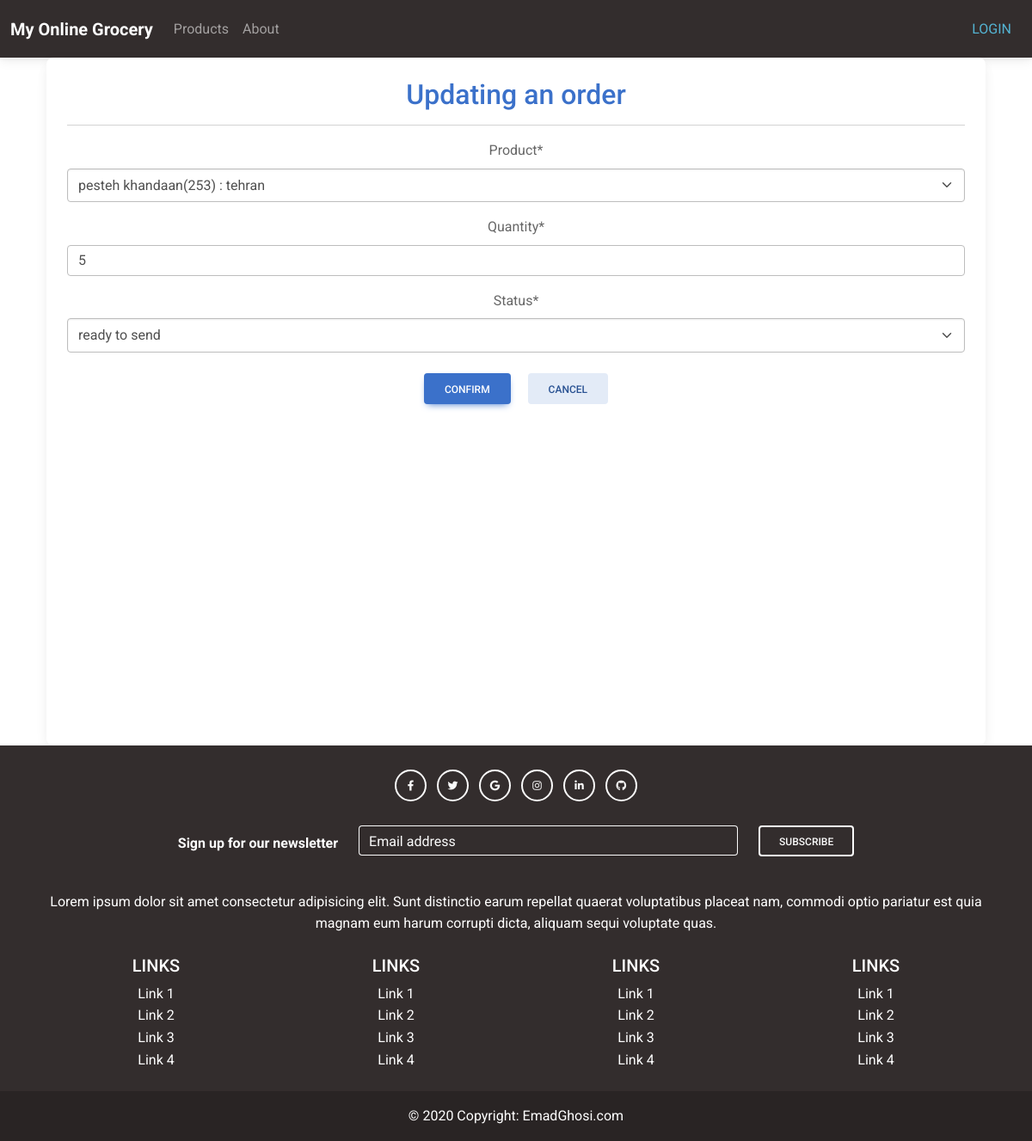
The page /administration/admorderupdate/13/ on the database its author committed.
### inventory/models.py (models this page shows, shortened)
class Stock(models.Model):
    product = models.ForeignKey(Product,
            related_name='stock_product',
            on_delete=models.CASCADE,)
    inventory = models.ForeignKey(Inventory,
            related_name='stock_inventory',
            on_delete=models.CASCADE,)
    quantity = models.PositiveIntegerField(default=0)
    def __str__(self):
        return str(self.product.name + '(' + str(self.quantity) + ')' + ' : ' + self.inventory.__str__())

### shop/models.py (models this page shows, shortened)
class Order(models.Model):
    user = models.ForeignKey(CustomUser,
            on_delete=models.CASCADE)
    product = models.ForeignKey(Stock,
            on_delete=models.CASCADE)
    quantity = models.PositiveIntegerField(null=False, blank=False, default=0)
    Submitted = 'submitted'
    ReadyToSend = 'ready to send'
    Status_Options = [(Submitted, 'submitted'),
        (ReadyToSend, 'ready to send'),]
    status = models.CharField(max_length=50, choices=Status_Options, default=Submitted)

### administration/views.py (the view)
# urls.py: path('admorderupdate/<int:pk>/', AdmOrderUpdateView.as_view(), name='admorderupdate'),
class AdmOrderUpdateView(UpdateView,LoginRequiredMixin):
    model = Order
    template_name = 'admorderupdate.html'
    fields = ["product",'quantity','status']

### inventory/models.py (called while the page is built)
    def __str__(self):
        return self.city.name

### templates/admorderupdate.html (shortened to what this page needs)
{% extends 'base.html' %}
{% load static %}
{% load crispy_forms_tags %}
{% block content %}
<html>
<head>
  <link
  href="https://cdnjs.cloudflare.com/ajax/libs/font-awesome/6.0.0/css/all.min.css"
  rel="stylesheet"
/>
<link
  href="https://cdnjs.cloudflare.com/ajax/libs/mdb-ui-kit/6.4.0/mdb.min.css"
  rel="stylesheet"
/>
</head>
<body>
    <div class="container-fluid">
        <div class="card text-center h-100">
          <div class="card-body" >
            <h2 class="text-primary">Updating an order</h2>
            <hr>
            <form action="" method="post">
                  {{ form | crispy }}
                  <input type="submit"class="btn  btn-primary m-2 " value="Confirm">
                  <a
                              href="{% url 'admorderlist' %}"
                                class="btn  btn-secondary m-2 "
                                role="btn"
                                >Cancel</a
                              >
            </form>
        </div>
        </div>
      </div>
  </div>
</body>
</html>
{% endblock content %}

### static/css/base.css (style rules this page uses)
body { font-family: "Roboto", -apple-system, BlinkMacSystemFont, "Segoe UI", Roboto, "Helvetica Neue", Arial, "Noto Sans", sans-serif, "Apple Color Emoji", "Segoe UI Emoji", "Segoe UI Symbol", "Noto Color Emoji"; }
h1, h2, h3, h4, h5, h6, .h1, .h2, .h3, .h4, .h5, .h6 { font-family: "Roboto", -apple-system, BlinkMacSystemFont, "Segoe UI", Roboto, "Helvetica Neue", Arial, "Noto Sans", sans-serif, "Apple Color Emoji", "Segoe UI Emoji", "Segoe UI Symbol", "Noto Color Emoji"; }
a { -webkit-transition: .3s all ease; -o-transition: .3s all ease; transition: .3s all ease; }
a, a:hover { text-decoration: none !important; }

### templates/base.html (style rules this page uses)
.page-container { position: relative; min-height: 100vh; }

### rows shown on the page
Stock: product "pesteh khandaan(253) : tehran", quantity "5"
Order: status "ready to send"
